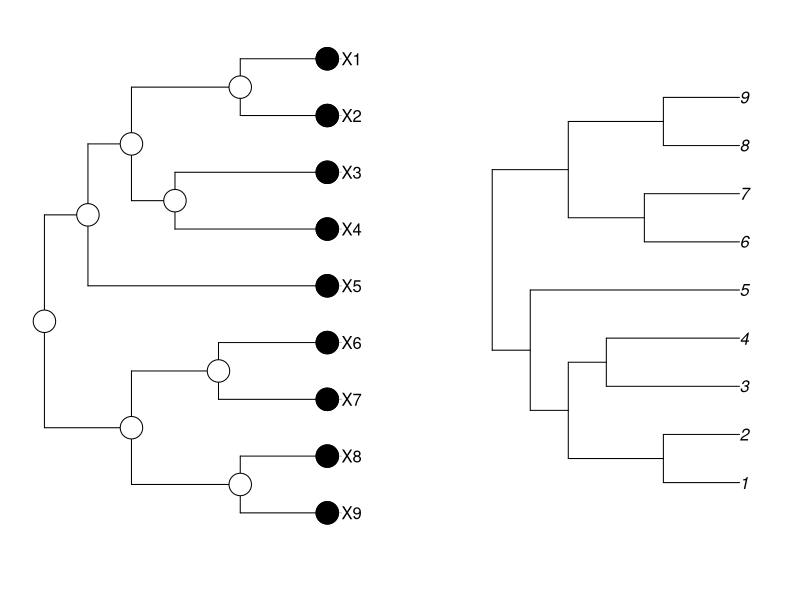

This chart was generated by the following R code:
library(ade4)


### Name: phylog
### Title: Phylogeny
### Aliases: phylog print.phylog phylog.extract phylog.permut
### Keywords: manip

### ** Examples

marthans.tre <- NULL
marthans.tre[1] <-"((((1:4,2:4)a:5,(3:7,4:7)b:2)c:2,5:11)d:2,"
marthans.tre[2] <- "((6:5,7:5)e:4,(8:4,9:4)f:5)g:4);"
marthans.phylog <- newick2phylog(marthans.tre)
marthans.phylog

if(requireNamespace("ape", quietly = TRUE)) {
  marthans.phylo <- ape::read.tree(text = marthans.tre)
  marthans.phylo

  par(mfrow = c(1, 2))
  plot(marthans.phylog, cnode = 3, f = 0.8, cle = 3)
  plot(marthans.phylo)
  par(mfrow = c(1, 1))
}
